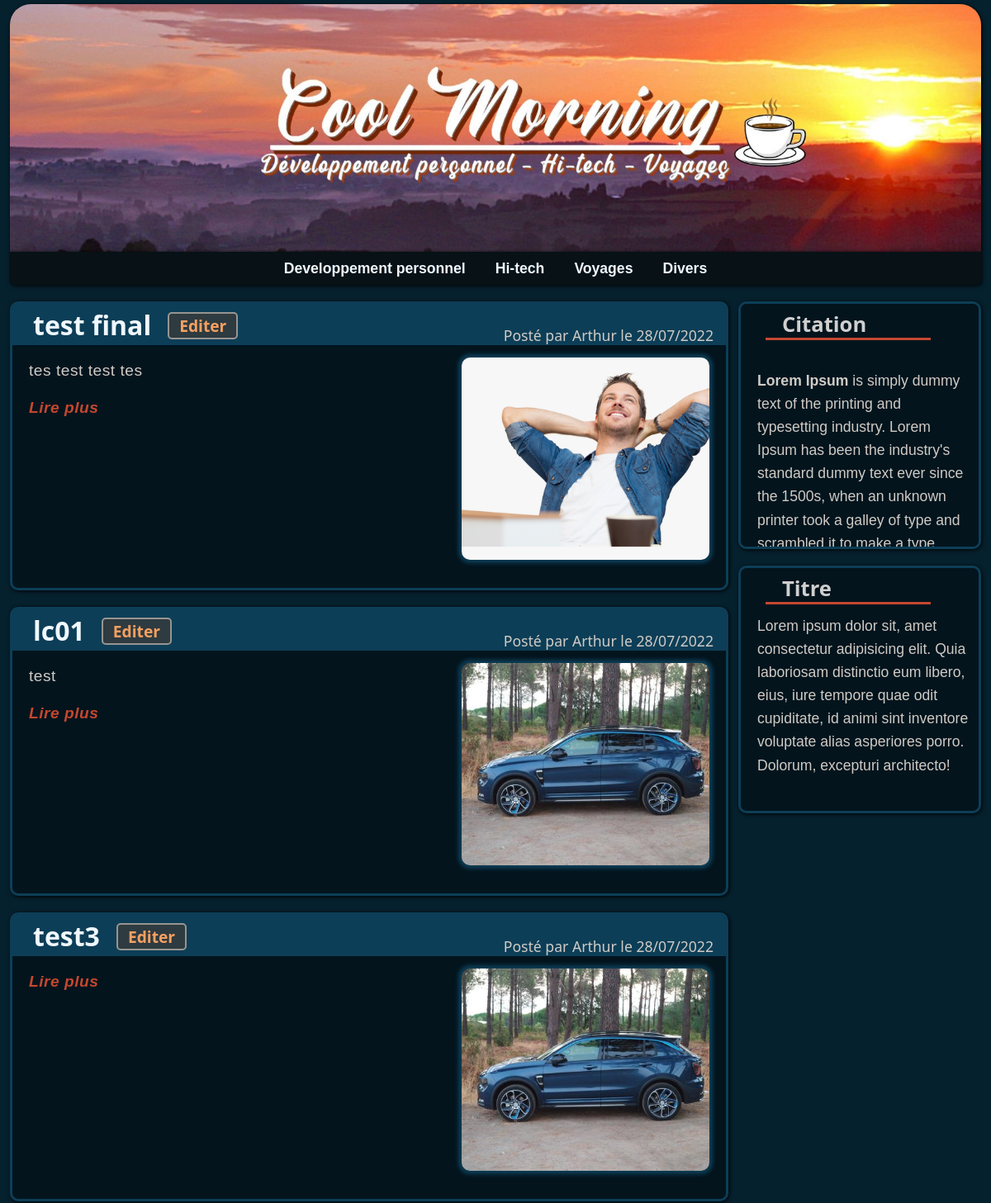
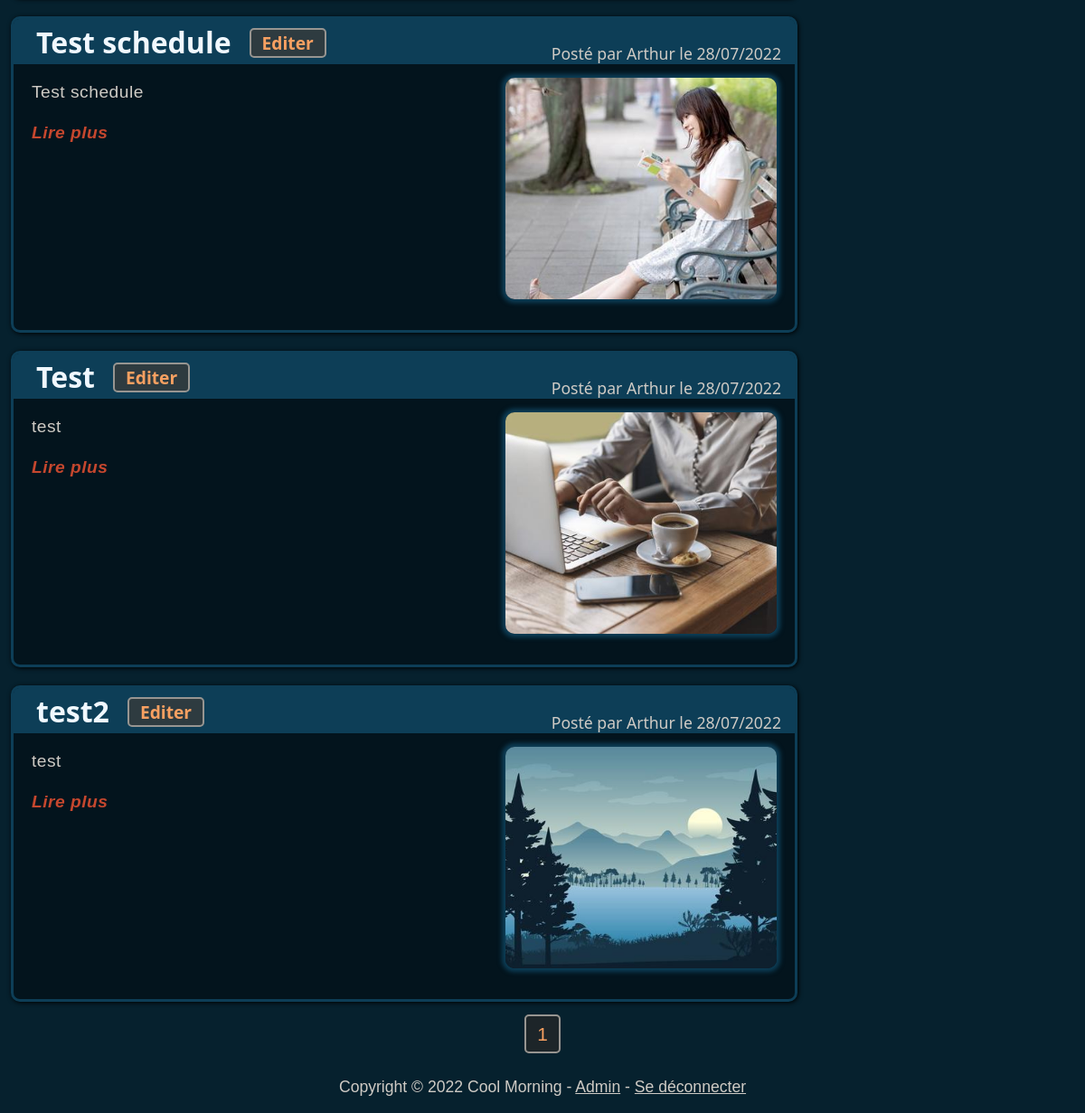
The page / on the database its author committed (2 pictures, top to bottom).
### models.py (models this page shows)
class Article(db.Model):
    id = db.Column(db.Integer, primary_key=True)
    title = db.Column(db.String(100), nullable=False)
    text = db.Column(db.Text, nullable=False)
    date = db.Column(db.DateTime, nullable=False)
    scheduled = db.Column(db.Boolean, nullable=False)
    category = db.Column(db.String(50), nullable=False)
    posted = db.Column(db.Boolean, nullable=False)
    author = db.Column(db.String(50), nullable=False)
    img = db.Column(db.String, nullable=False)

class Quote(db.Model):
    id = db.Column(db.Integer, primary_key=True)
    text = db.Column(db.Text, nullable=False)
    author = db.Column(db.String(50))

### app.py (the view)
@app.route("/")
def index():
    page_selected = int(request.args.get("page", 1))  # We get the current page by looking at the URL
    total_pages, nb_pages = page_list("posted") # A list of pages and its length
    start = (page_selected * ARTICLES_PER_PAGE) - ARTICLES_PER_PAGE
    start_butt, end_butt = buttons_range()
    if page_selected < start_butt:
        pages = total_pages[:BUTTONS_DISPLAYED]
    elif page_selected > nb_pages - end_butt:
        pages = total_pages[nb_pages - BUTTONS_DISPLAYED:]
    else:
        pages = total_pages[page_selected - start_butt:page_selected + end_butt]
    list_posts = Article.query.filter_by(posted=True).order_by(Article.date.desc()).offset(start).limit(ARTICLES_PER_PAGE).all()
    quote = Quote.query.order_by(func.random()).first()
    return render_template("index.html", articles=list_posts, page_selected=int(page_selected),
                            pages=pages, displayed=BUTTONS_DISPLAYED, total=total_pages, start_butt=start_butt, end_butt=end_butt, quote=quote, Markup=Markup)

### helpers.py (called while the page is built)
def page_list(status):
    if status == "all":
        nb_articles = Article.query.count()
    elif status == "posted":
        nb_articles = Article.query.filter_by(posted=True).count()
    elif status == "scheduled":
        nb_articles = Article.query.filter_by(scheduled=True).count()
    else:  # archived
        nb_articles = Article.query.filter_by(posted=False, scheduled=False).count()
    nb_pages = math.ceil(nb_articles / ARTICLES_PER_PAGE)  # Calculate enough pages to fit all the articles
    total_pages = range(1, nb_pages + 1)  # This list represent the total of pages containing all the published articles
    return total_pages, nb_pages  # Return the list of pages and its length

def buttons_range():
    return math.ceil(BUTTONS_DISPLAYED/2), math.floor(BUTTONS_DISPLAYED/2)

### templates/index.html (shortened to what this page needs)
{% extends "layout.html" %}
{% block body %}
<div class="row">
    <div class="col-md-9">
        {% for article in articles %}
        <div class="article">
            <div class="article-header">
                <h2>
                    <a href="/article?id={{ article.id }}#begin">{{ article.title }}</a>
                    {% if session.user != None%}
                        <a class="edit-button" href="/edit_article?id={{ article.id }}">Editer</a>
                    {% endif %}
                </h2>
                <p>Posté par {{ article.author }} le {{ article.date.strftime('%d/%m/%Y') }}</p>
            </div>
            <img src="{{ article.img }}" class="thumb">
            <div class="text">
                {{ Markup(article.text)|truncate(1060) }} <span class="read-more"><a href="/article?id={{ article.id }}#begin">Lire plus</a></span>
            </div>
        </div>
        {% endfor %}
    </div>
    <div class="col-md-3">
        <div class="aside">
            <h2>Citation</h2>
            <p class="quote-block">
                <span class="quote-text">{{ Markup(quote.text) }}</span>
            </p>
        </div>
        <div class="aside">
            <h2>Titre</h2>
            <p>Lorem ipsum dolor sit, amet consectetur adipisicing elit. Quia laboriosam distinctio eum libero, eius, iure tempore quae odit cupiditate, id animi sint inventore voluptate alias asperiores porro. Dolorum, excepturi architecto!</p>
        </div>
    </div>
</div>
<div class="pages">
    {% for page in pages %}
        {% if page == page_selected %}
            <a href="/?page={{ page }}" class="page-buttons-selected">{{ page }}</a>
        {% else %}
            <a href="/?page={{ page }}" class="page-buttons">{{ page }}</a>
        {% endif %}
    {% endfor %}
</div>
{% endblock %}

### templates/layout.html (shortened to what this page needs)
<!doctype html>
<html lang="fr">
  <head>
    <link href="{{ url_for('static', filename='styles/bootstrap.min.css')}}" rel="stylesheet">
    <link href="{{ url_for('static', filename='styles/custom.css')}}" rel="stylesheet" type="text/css">
  </head>
  <body>
    <div class="container">
        <div onclick="location.href='/';" class="p-5 new-header"></div>
        <ul class="list-inline nav">
            <div class="nav-block">
                <li class="list-inline-item"><a href="#">Developpement personnel
                </a></li><li class="list-inline-item"><a href="#">Hi-tech
                </a></li><li class="list-inline-item"><a href="#">Voyages
                </a></li><li class="list-inline-item"><a href="#">Divers
                </a></li>
            </div>
        </ul>
        <div class="container">
            {% block body %}{% endblock %}
        </div>
        <div class="container">
            {% if session.user == None %}
              <footer>Copyright &copy; 2022 Cool Morning - <a href="/login">Se connecter</a></footer>
            {% else %}
              <footer>Copyright &copy; 2022 Cool Morning - <a href="/admin">Admin</a> - <a href="/logout">Se déconnecter</a></footer>
            {% endif %}
        </div>
    </div>
  </body>
</html>

### static/styles/custom.css (style rules this page uses)
.container { max-width: 1700px; }
body { background-color: #06212e; font-family: Verdana, Arial, Tahoma, Serif; color: #cfcbc5; }
.new-header { background-image: url("../img/bg.jpg"); background-position: center; background-repeat: no-repeat; background-size: cover; height: 300px; border-radius: 25px 25px 0px 0px; margin-top: 5px; box-shadow: 1px 1px 5px black; cursor: pointer; }
.nav { background-color: #071116; height: 40px; text-align: center; border-radius: 0px 0px 5px 5px; box-shadow: 1px 1px 5px black; }
.nav-block { width: 650px; margin: auto; }
.nav .list-inline-item { margin-right: 18px; margin-left: 18px; }
.nav a { color: aliceblue; font-weight: bold; padding: 0; font-size: 1.1em; text-decoration: none; }
.article-header { background-color: #0d3e57; height: 40px; border-radius: 6px 6px 0px 0px; padding-left: 25px; height: 50px; }
.article-header h2 { font-family: Candara, Calibri, Segoe, Segoe UI, Optima, Arial, sans-serif; position: absolute; margin-top: 7px; font-weight: bolder; display: inline; }
.article-header h2 a { color: aliceblue; text-decoration: none; }
.article-header h2 { color: aliceblue; }
.article-header p { font-family: Candara, Calibri, Segoe, Segoe UI, Optima, Arial, sans-serif; color: #cfcbc5; display: inline; float: right; font-size: 1.1em; padding-top: 25px; padding-right: 15px; margin-bottom: -2px; }
.read-more a { font-weight: 600; font-style: italic; color: #c5472e !important; text-decoration: none; }
.aside h2 { color: #cfcfcf; Font-family: Candara, Calibri, Segoe, Segoe UI, Optima, Arial, sans-serif; font-weight: bolder; border-bottom: 3px solid #c5472e; width: 200px; margin: 10px 0px 5px 30px; padding-left: 20px; font-size: 1.6em; }
.article .thumb { margin: 15px 20px 3px 10px; float: right; border-radius: 10px; width: 300px; height: 245px; object-fit: cover; box-shadow: 0px 0px 5px 4px #0d3e57; }
.article .text, .edit-article .text { font-size: 1.2em; padding: 17px 15px 10px 20px; letter-spacing: 0.5px; }
.aside p { font-size: 1.1em; padding: 7px 10px 0px 20px; line-height: 1.6em; }
.article, .edit-article { min-height: 350px; }
.edit-button { position: absolute; color: #f8a061 !important; margin-left: 20px; margin-top: 3px !important; font-size: 0.6em; font-weight: bold; text-decoration: none; border: solid 1px #f8a061; background-color: #2e3b40; padding: 3px 12px; border: solid 2px #979591; border-radius: 5px; }
.article, .aside, .edit-article { box-sizing: border-box; background-color: #03141d; margin-top: 20px; border-radius: 10px; border: #0d3e57 solid; box-shadow: 1px 1px 5px black; }
.aside { height: 300px; overflow: auto; }
.col-md-3 { padding:0; }
.col-md-9 { padding-left:0; }
.pages { width: 400px; margin: auto; margin-top: 20px; margin-bottom: 30px; text-align: center; }
.pages a { text-decoration: none; }
.page-buttons-selected { font-size: 1.3em; color: #f8a061; background-color: #1d2529; padding: 8px 12px; border: solid 2px #979591; margin: 5px; border-radius: 5px; pointer-events: none; }
footer { font-size: 1.1em; text-align: center; margin: 15px; }
footer a { color: #cfcbc5; }

### rows shown on the page
Article: title "test final", author "Arthur", date "28/07/2022", shows a picture, text "tes test test tes"
Article: title "lc01", author "Arthur", date "28/07/2022", text "test"
Article: title "test3", author "Arthur", date "28/07/2022"
Article: title "Test schedule", author "Arthur", date "28/07/2022", shows a picture, text "Test schedule"
Article: title "Test", author "Arthur", date "28/07/2022", shows a picture, text "test"
Article: title "test2", author "Arthur", date "28/07/2022", shows a picture, text "test"
Quote: text "Lorem Ipsum is simply dummy text of the printing and typesetting industry. Lorem Ipsum has been the industry's standard dummy text ever since the 1500s, when an unknown printer took a galley of type and scrambled it to make a type…"

### other values the page prints
{{ page }} "1"
